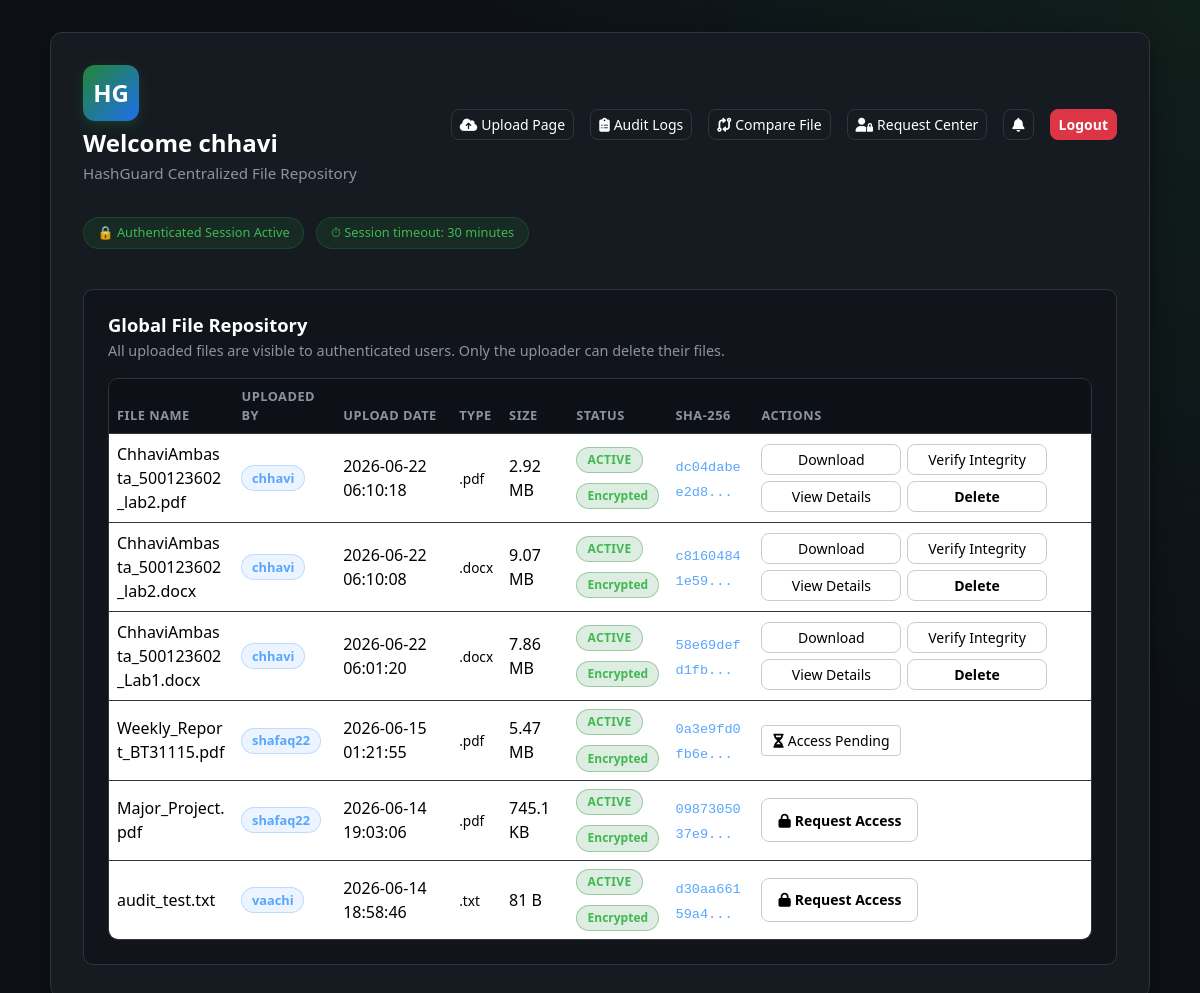
The page /dashboard (signed in) on the database as committed earlier.
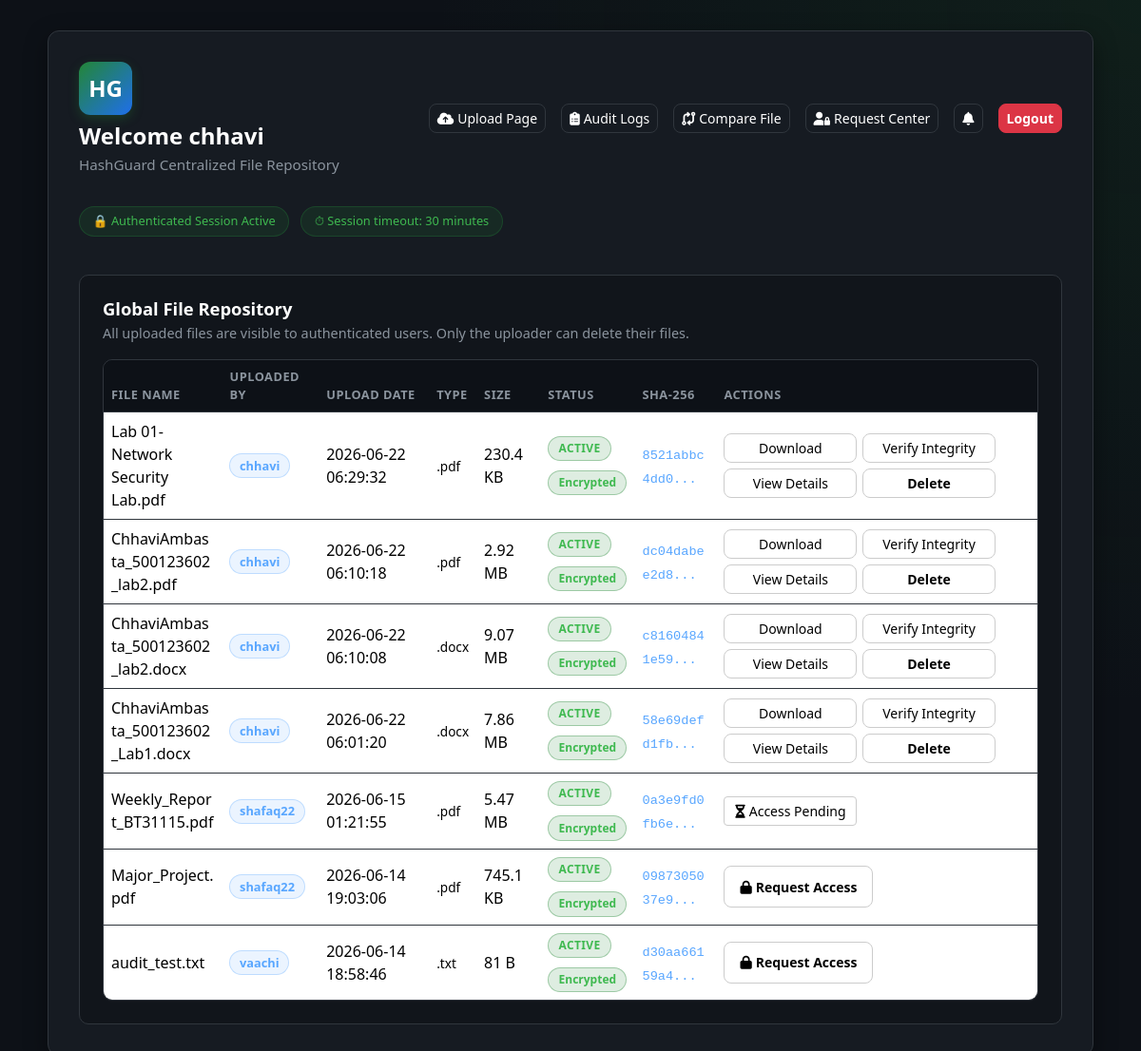
The same page on the database as committed later.
### tables this page shows
CREATE TABLE users (
    id INTEGER PRIMARY KEY AUTOINCREMENT,
    username TEXT NOT NULL UNIQUE,
    email TEXT NOT NULL UNIQUE,
    password_hash TEXT NOT NULL,
    created_at TIMESTAMP DEFAULT CURRENT_TIMESTAMP
, security_question TEXT NOT NULL DEFAULT 'q1', security_answer_hash TEXT NOT NULL DEFAULT '', email_verified INTEGER NOT NULL DEFAULT 0, last_login TIMESTAMP, account_status TEXT NOT NULL DEFAULT 'ACTIVE', failed_attempts INTEGER NOT NULL DEFAULT 0, locked_until TIMESTAMP);

CREATE TABLE files (
    id INTEGER PRIMARY KEY AUTOINCREMENT,
    owner_id INTEGER NOT NULL,
    original_filename TEXT NOT NULL,
    stored_filename TEXT NOT NULL,
    file_extension TEXT NOT NULL,
    file_size INTEGER NOT NULL,
    mime_type TEXT NOT NULL,
    sha256_hash TEXT NOT NULL,
    upload_time TIMESTAMP DEFAULT CURRENT_TIMESTAMP,
    last_verified TIMESTAMP,
    status TEXT NOT NULL DEFAULT 'ACTIVE',
    is_deleted INTEGER NOT NULL DEFAULT 0, content_hash TEXT,
    FOREIGN KEY (owner_id) REFERENCES users(id)
);

### app.py (the view)
@app.route("/dashboard")
@login_required
def dashboard():
    conn = get_db_connection()
    try:
        files = list_all_files(conn)
        enriched_files = []
        user_id = session["user_id"]
        for f in files:
            file_id = f["id"]
            file_dict = dict(f)
            permission = None
            if f["owner_id"] == user_id:
                permission = "OWNER"
            else:
                perm_row = conn.execute(
                    "SELECT permission_type FROM file_permissions WHERE file_id = ? AND user_id = ?",
                    (file_id, user_id)
                ).fetchone()
                if perm_row:
                    permission = perm_row["permission_type"]
            file_dict["user_permission"] = permission
            pending_req = conn.execute(
                "SELECT id FROM access_requests WHERE file_id = ? AND requester_id = ? AND status = 'PENDING'",
                (file_id, user_id)
            ).fetchone()
            file_dict["has_pending_request"] = pending_req is not None
            enriched_files.append(file_dict)
    finally:
        conn.close()
    return render_template(
        "dashboard.html",
        username=session.get("username"),
        files=enriched_files,
        current_user_id=session["user_id"],
    )

### app.py (called while the page is built)
def get_db_connection():
    conn = sqlite3.connect(DATABASE_PATH)
    conn.row_factory = sqlite3.Row
    return conn

def utc_now():
    return datetime.utcnow()

def login_required(view_func):
    @wraps(view_func)
    def wrapped_view(*args, **kwargs):
        if "user_id" not in session:
            flash("Please log in to access the dashboard.", "warning")
            return redirect(url_for("login"))
        last_activity = session.get("last_activity")
        if last_activity and (utc_now().timestamp() - last_activity) > SESSION_TIMEOUT_SECONDS:
            session.clear()
            flash("Your session has expired due to inactivity. Please log in again.", "warning")
            return redirect(url_for("login"))
        session["last_activity"] = utc_now().timestamp()
        return view_func(*args, **kwargs)
    return wrapped_view

@app.context_processor
def inject_notifications():
    if "user_id" in session:
        conn = get_db_connection()
        try:
            notifications_list = conn.execute(
                """
                SELECT * FROM notifications
                WHERE user_id = ?
                ORDER BY created_at DESC
                LIMIT 8
                """,
                (session["user_id"],),
            ).fetchall()
            unread_count = conn.execute(
                "SELECT COUNT(*) FROM notifications WHERE user_id = ? AND is_read = 0",
                (session["user_id"],),
            ).fetchone()[0]
        finally:
            conn.close()
        return {
            "notifications": notifications_list,
            "unread_notifications_count": unread_count,
        }
    return {
        "notifications": [],
        "unread_notifications_count": 0,
    }

### file_service.py (called while the page is built)
def format_file_size(num_bytes):
    if num_bytes < 1024:
        return f"{num_bytes} B"
    if num_bytes < 1024 * 1024:
        return f"{num_bytes / 1024:.1f} KB"
    if num_bytes < 1024 * 1024 * 1024:
        return f"{num_bytes / (1024 * 1024):.2f} MB"
    return f"{num_bytes / (1024 * 1024 * 1024):.2f} GB"

def truncate_hash(sha256_hash, visible_chars=12):
    if not sha256_hash:
        return ""
    if len(sha256_hash) <= visible_chars:
        return sha256_hash
    return f"{sha256_hash[:visible_chars]}..."

### templates/dashboard.html (shortened to what this page needs)
<!DOCTYPE html>
<html lang="en">
<head>
    <link href="https://cdn.jsdelivr.net/npm/bootstrap@5.3.3/dist/css/bootstrap.min.css" rel="stylesheet">
    <link rel="stylesheet" href="https://cdnjs.cloudflare.com/ajax/libs/font-awesome/6.4.0/css/all.min.css">
    <link rel="stylesheet" href="{{ url_for('static', filename='css/style.css') }}">
</head>
<body>
    <div class="dashboard-wrapper">
        <div class="container dashboard-container">
            <div class="dashboard-card dashboard-card-wide mx-auto">
                <div class="dashboard-header">
                    <div>
                        <div class="brand-logo mb-2">HG</div>
                        <h1 class="welcome-text">Welcome {{ username }}</h1>
                        <p class="welcome-subtext">HashGuard Centralized File Repository</p>
                    </div>
                    <div class="dashboard-actions d-flex align-items-center">
                        <a href="{{ url_for('files.upload_page') }}" class="btn btn-outline-light btn-sm me-2">
    <i class="fa-solid fa-cloud-arrow-up me-1"></i>Upload Page
</a>
                        <a href="{{ url_for('audit_logs') }}" class="btn btn-outline-light btn-sm me-2">
                            <i class="fa-solid fa-clipboard-list me-1"></i>Audit Logs
                        </a>
                        <a href="{{ url_for('compare_file') }}" class="btn btn-outline-light btn-sm me-2">
                            <i class="fa-solid fa-code-compare me-1"></i>Compare File
                        </a>
                        <a href="{{ url_for('requests_page') }}" class="btn btn-outline-light btn-sm me-2">
                            <i class="fa-solid fa-user-lock me-1"></i>Request Center
                        </a>
                        <div class="dropdown me-2 d-inline-block">
                            <button class="btn btn-outline-light btn-sm position-relative dropdown-toggle hide-caret" type="button" id="notificationBell" data-bs-toggle="dropdown" aria-expanded="false">
                                <i class="fa-solid fa-bell"></i>
                            </button>
                        </div>
                        <a href="{{ url_for('logout') }}" class="btn btn-danger btn-sm">Logout</a>
                    </div>
                </div>
                <div class="dashboard-badges mb-4">
                    <span class="security-badge">&#128274; Authenticated Session Active</span>
                    <span class="security-badge ms-2">&#9201; Session timeout: 30 minutes</span>
                </div>
                <section class="dashboard-section mt-4">
                    <div class="section-header-row">
                        <div>
                            <h2 class="section-title mb-1">Global File Repository</h2>
                            <p class="section-description mb-0">All uploaded files are visible to authenticated users. Only the uploader can delete their files.</p>
                        </div>
                    </div>
                    {% if files %}
                        <div class="table-responsive files-table-wrapper mt-3">
                            <table class="table files-table align-middle">
                                <thead>
                                    <tr>
                                        <th>File Name</th>
                                        <th>Uploaded By</th>
                                        <th>Upload Date</th>
                                        <th>Type</th>
                                        <th>Size</th>
                                        <th>Status</th>
                                        <th>SHA-256</th>
                                        <th>Actions</th>
                                    </tr>
                                </thead>
                                <tbody>
                                    {% for file in files %}
                                        <tr>
                                            <td class="filename-cell">{{ file.original_filename }}</td>
                                            <td><span class="owner-badge">{{ file.owner_username }}</span></td>
                                            <td>{{ file.upload_time }}</td>
                                            <td><span class="type-badge">.{{ file.file_extension }}</span></td>
                                            <td>{{ format_file_size(file.file_size) }}</td>
                                            <td>
                                                <div class="status-column">
                                                    <span class="status-badge status-{{ file.status|lower }}">
                                                        {{ file.status }}
                                                    </span>
                                                    <span class="encryption-badge">
                                                        Encrypted
                                                    </span>
                                                </div>
                                            </td>
                                            <td><code class="hash-preview">{{ truncate_hash(file.sha256_hash) }}</code></td>
                                            <td>
                                                <div class="file-actions">
                                                    {% if file.user_permission %}
                                                        <a href="{{ url_for('files.download_file', file_id=file.id) }}" class="btn btn-outline-light btn-sm">Download</a>
                                                        <form action="{{ url_for('files.verify_file', file_id=file.id) }}" method="POST" class="d-inline">
                                                            <button type="submit" class="btn btn-outline-light btn-sm">Verify Integrity</button>
                                                        </form>
                                                        <a href="{{ url_for('files.file_details', file_id=file.id) }}" class="btn btn-outline-light btn-sm">View Details</a>
                                                        {% if file.user_permission == 'OWNER' %}
                                                            <form action="{{ url_for('files.delete_file', file_id=file.id) }}" method="POST" class="d-inline" onsubmit="return confirm('Soft delete this file?');">
                                                                <button type="submit" class="btn btn-danger btn-sm">Delete</button>
                                                            </form>
                                                        {% endif %}
                                                    {% else %}
                                                        {% if file.has_pending_request %}
                                                            <button class="btn btn-outline-secondary btn-sm" disabled>
                                                                <i class="fa-solid fa-hourglass-half me-1"></i>Access Pending
                                                            </button>
                                                        {% else %}
                                                            <a href="{{ url_for('files.request_access', file_id=file.id) }}" class="btn btn-primary btn-sm">
                                                                <i class="fa-solid fa-lock me-1"></i>Request Access
                                                            </a>
                                                        {% endif %}
                                                    {% endif %}
                                                </div>
                                            </td>
                                        </tr>
                                    {% endfor %}
                                </tbody>
                            </table>
                        </div>
                    {% else %}
                        <div class="empty-state mt-3">
                            <p class="mb-0">No files in the repository yet. Use the upload area above to add the first file.</p>
                        </div>
                    {% endif %}
                </section>
            </div>
        </div>
    </div>
</body>
</html>

Rows that differ between the two databases and show on the page:
added files: original_filename "Lab 01-Network Security Lab.pdf", owner_username "chhavi", upload_time "2026-06-22 06:29:32", file_extension "pdf", file_size "230.4 KB", status "ACTIVE", sha256_hash "8521abbc4dd0..."
